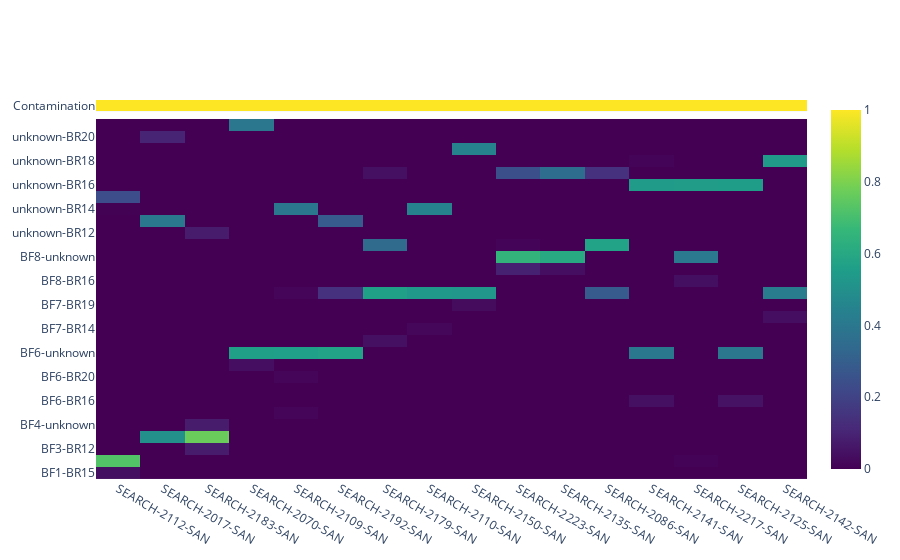

Write notebook code for a chart like this one.
### Code cell
fig = generate_heatmap(cont_data, cont_x, cont_y)
fig.show()

### Figure 1 — Plotly figure (JSON) as saved in the notebook; plotly's stock layout.template omitted (floating-point values rounded to 4 significant figures; data arrays with more than 128 entries replaced by an {"elided": "..."} marker saying what was removed)
{"data": [{"coloraxis": "coloraxis", "hoverinfo": "all", "hovertemplate": "<b>Sample</b>: %{y}<br><b>Barcode</b>: %{x}<br><b>Count</b>: %{hovertext}<br><b>Normed Count</b>: %{z:.2f}", "hovertext": {"elided": "30x16 int values"}, "type": "heatmap", "x": ["SEARCH-2112-SAN", "SEARCH-2017-SAN", "SEARCH-2183-SAN", "SEARCH-2070-SAN", "SEARCH-2109-SAN", "SEARCH-2192-SAN", "SEARCH-2179-SAN", "SEARCH-2110-SAN", "SEARCH-2150-SAN", "SEARCH-2223-SAN", "SEARCH-2135-SAN", "SEARCH-2086-SAN", "SEARCH-2141-SAN", "SEARCH-2217-SAN", "SEARCH-2125-SAN", "SEARCH-2142-SAN"], "xaxis": "x2", "y": ["BF1-BR15", "BF1-unknown", "BF3-BR12", "BF3-unknown", "BF4-unknown", "BF6-BR14", "BF6-BR16", "BF6-BR18", "BF6-BR20", "BF6-BR9", "BF6-unknown", "BF7-BR11", "BF7-BR14", "BF7-BR18", "BF7-BR19", "BF7-unknown", "BF8-BR16", "BF8-BR17", "BF8-unknown", "unknown-BR11", "unknown-BR12", "unknown-BR13", "unknown-BR14", "unknown-BR15", "unknown-BR16", "unknown-BR17", "unknown-BR18", "unknown-BR19", "unknown-BR20", "unknown-BR9"], "yaxis": "y2", "z": {"elided": "30x16 float values"}}, {"coloraxis": "coloraxis", "type": "heatmap", "x": ["SEARCH-2112-SAN", "SEARCH-2017-SAN", "SEARCH-2183-SAN", "SEARCH-2070-SAN", "SEARCH-2109-SAN", "SEARCH-2192-SAN", "SEARCH-2179-SAN", "SEARCH-2110-SAN", "SEARCH-2150-SAN", "SEARCH-2223-SAN", "SEARCH-2135-SAN", "SEARCH-2086-SAN", "SEARCH-2141-SAN", "SEARCH-2217-SAN", "SEARCH-2125-SAN", "SEARCH-2142-SAN"], "xaxis": "x", "y": ["Contamination"], "yaxis": "y", "z": [[1, 1, 1, 1, 1, 1, 1, 1, 1, 1, 1, 1, 1, 1, 1, 1]]}], "layout": {"autosize": true, "coloraxis": {"colorscale": [[0, "#440154"], [0.1111, "#482878"], [0.2222, "#3e4989"], [0.3333, "#31688e"], [0.4444, "#26828e"], [0.5556, "#1f9e89"], [0.6667, "#35b779"], [0.7778, "#6ece58"], [0.8889, "#b5de2b"], [1, "#fde725"]]}, "xaxis": {"anchor": "y", "autorange": true, "domain": [0, 1], "matches": "x2", "range": [-0.5, 15.5], "showticklabels": false, "type": "category"}, "xaxis2": {"anchor": "y2", "autorange": true, "domain": [0, 1], "range": [-0.5, 15.5], "type": "category"}, "yaxis": {"anchor": "x", "autorange": true, "domain": [0.97, 1], "range": [-0.5, 0.5], "type": "category"}, "yaxis2": {"anchor": "x2", "autorange": true, "domain": [0, 0.95], "range": [-0.5, 29.5], "type": "category"}}}
